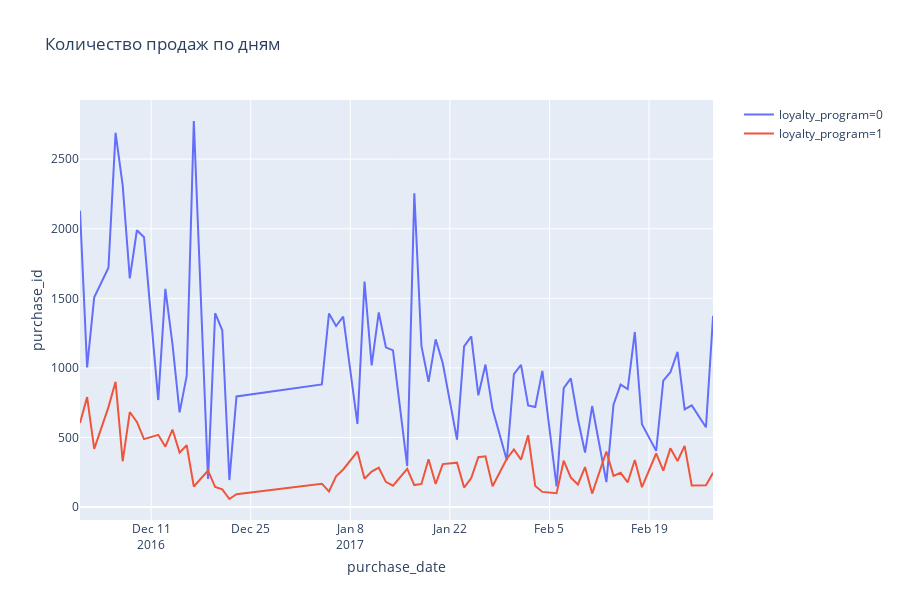

Write notebook code for a chart like this one.
### Markdown cell above
Видно, что и по количеству покупателей с картой лояльности и без нее, есть небольшой спад по кол-ву покупателей в день с начала декабря до 23 числа. Потом у нас отсутсвуют данные с 23.12 по 4.01 - скорее всего в эти праздничные дни магазин не работал. а после этого мы видим, что график для клиентов без карты лояльности является более "резким" с крутыми перепадами, в один день можно быть 294 клиента, а в другой 2200, график для клиентов с картой лояльности более стабильный. Так диапазон графика для клиентов без карты лояльности от 149 до 2749 за весь период, что составляет 0,2% и 4% от общего количества клиентов без карты. А диапазон графика клиентов с картой лояльности - от 54 до 889 за весь период, что состовляет 0,3% и 4,3% от общего числа клиентов с картой. Но более показательными будут числа, если смотреть данные с 4 января. 

Так, диапазон для клиентов без карты от 149 до 2228, что составляет 0,35% и 5,3%.
Диапазон для клиентов с картой от 105 до 512, что состовляет 0,9% и 4,3%.

Видно, что разброс больше, но при этом минимальный процент покупателей во всех случаях выше для клиентов с картой лояльности, а максимальный процент выше, если брать весь период времени.
Можно выявить еще один плюс программы лояльности -  клиенты с картой лояльности регулярнее и чаще приходят в магазин.

Построим по такому же принципу график для чеков на каждый день и посмотрим разброс и частоту.

### Code cell
data_for_line=data.pivot_table(index=['loyalty_program','purchase_date'], values='purchase_id', aggfunc='count')

def analysis(data,col):
    fig = px.line(data_for_line.reset_index(), x = 'purchase_date', y = col, color = 'loyalty_program', title = ' Количество продаж по дням')
    fig.show()    
analysis(data,'purchase_id')

### Figure 1 — Plotly figure (JSON) as saved in the notebook; plotly's stock layout.template omitted (floating-point values rounded to 4 significant figures)
{"data": [{"hoverlabel": {"namelength": 0}, "hovertemplate": "loyalty_program=0<br>purchase_date=%{x}<br>purchase_id=%{y}", "legendgroup": "loyalty_program=0", "line": {"color": "#636efa", "dash": "solid"}, "mode": "lines", "name": "loyalty_program=0", "showlegend": true, "type": "scatter", "x": ["2016-12-01T00:00:00", "2016-12-02T00:00:00", "2016-12-03T00:00:00", "2016-12-05T00:00:00", "2016-12-06T00:00:00", "2016-12-07T00:00:00", "2016-12-08T00:00:00", "2016-12-09T00:00:00", "2016-12-10T00:00:00", "2016-12-12T00:00:00", "2016-12-13T00:00:00", "2016-12-14T00:00:00", "2016-12-15T00:00:00", "2016-12-16T00:00:00", "2016-12-17T00:00:00", "2016-12-19T00:00:00", "2016-12-20T00:00:00", "2016-12-21T00:00:00", "2016-12-22T00:00:00", "2016-12-23T00:00:00", "2017-01-04T00:00:00", "2017-01-05T00:00:00", "2017-01-06T00:00:00", "2017-01-07T00:00:00", "2017-01-09T00:00:00", "2017-01-10T00:00:00", "2017-01-11T00:00:00", "2017-01-12T00:00:00", "2017-01-13T00:00:00", "2017-01-14T00:00:00", "2017-01-16T00:00:00", "2017-01-17T00:00:00", "2017-01-18T00:00:00", "2017-01-19T00:00:00", "2017-01-20T00:00:00", "2017-01-21T00:00:00", "2017-01-23T00:00:00", "2017-01-24T00:00:00", "2017-01-25T00:00:00", "2017-01-26T00:00:00", "2017-01-27T00:00:00", "2017-01-28T00:00:00", "2017-01-30T00:00:00", "2017-01-31T00:00:00", "2017-02-01T00:00:00", "2017-02-02T00:00:00", "2017-02-03T00:00:00", "2017-02-04T00:00:00", "2017-02-06T00:00:00", "2017-02-07T00:00:00", "2017-02-08T00:00:00", "2017-02-09T00:00:00", "2017-02-10T00:00:00", "2017-02-11T00:00:00", "2017-02-13T00:00:00", "2017-02-14T00:00:00", "2017-02-15T00:00:00", "2017-02-16T00:00:00", "2017-02-17T00:00:00", "2017-02-18T00:00:00", "2017-02-20T00:00:00", "2017-02-21T00:00:00", "2017-02-22T00:00:00", "2017-02-23T00:00:00", "2017-02-24T00:00:00", "2017-02-25T00:00:00", "2017-02-27T00:00:00", "2017-02-28T00:00:00"], "xaxis": "x", "y": [2130, 1004, 1508, 1720, 2689, 2311, 1643, 1989, 1939, 769, 1568, 1170, 680, 942, 2774, 202, 1393, 1270, 194, 795, 881, 1390, 1301, 1368, 597, 1620, 1018, 1399, 1148, 1126, 295, 2255, 1158, 900, 1205, 1033, 485, 1154, 1226, 803, 1024, 704, 337, 956, 1022, 730, 719, 979, 149, 855, 925, 631, 391, 726, 179, 736, 880, 848, 1258, 595, 404, 909, 969, 1115, 702, 731, 573, 1374], "yaxis": "y"}, {"hoverlabel": {"namelength": 0}, "hovertemplate": "loyalty_program=1<br>purchase_date=%{x}<br>purchase_id=%{y}", "legendgroup": "loyalty_program=1", "line": {"color": "#EF553B", "dash": "solid"}, "mode": "lines", "name": "loyalty_program=1", "showlegend": true, "type": "scatter", "x": ["2016-12-01T00:00:00", "2016-12-02T00:00:00", "2016-12-03T00:00:00", "2016-12-05T00:00:00", "2016-12-06T00:00:00", "2016-12-07T00:00:00", "2016-12-08T00:00:00", "2016-12-09T00:00:00", "2016-12-10T00:00:00", "2016-12-12T00:00:00", "2016-12-13T00:00:00", "2016-12-14T00:00:00", "2016-12-15T00:00:00", "2016-12-16T00:00:00", "2016-12-17T00:00:00", "2016-12-19T00:00:00", "2016-12-20T00:00:00", "2016-12-21T00:00:00", "2016-12-22T00:00:00", "2016-12-23T00:00:00", "2017-01-04T00:00:00", "2017-01-05T00:00:00", "2017-01-06T00:00:00", "2017-01-07T00:00:00", "2017-01-09T00:00:00", "2017-01-10T00:00:00", "2017-01-11T00:00:00", "2017-01-12T00:00:00", "2017-01-13T00:00:00", "2017-01-14T00:00:00", "2017-01-16T00:00:00", "2017-01-17T00:00:00", "2017-01-18T00:00:00", "2017-01-19T00:00:00", "2017-01-20T00:00:00", "2017-01-21T00:00:00", "2017-01-23T00:00:00", "2017-01-24T00:00:00", "2017-01-25T00:00:00", "2017-01-26T00:00:00", "2017-01-27T00:00:00", "2017-01-28T00:00:00", "2017-01-30T00:00:00", "2017-01-31T00:00:00", "2017-02-01T00:00:00", "2017-02-02T00:00:00", "2017-02-03T00:00:00", "2017-02-04T00:00:00", "2017-02-06T00:00:00", "2017-02-07T00:00:00", "2017-02-08T00:00:00", "2017-02-09T00:00:00", "2017-02-10T00:00:00", "2017-02-11T00:00:00", "2017-02-13T00:00:00", "2017-02-14T00:00:00", "2017-02-15T00:00:00", "2017-02-16T00:00:00", "2017-02-17T00:00:00", "2017-02-18T00:00:00", "2017-02-20T00:00:00", "2017-02-21T00:00:00", "2017-02-22T00:00:00", "2017-02-23T00:00:00", "2017-02-24T00:00:00", "2017-02-25T00:00:00", "2017-02-27T00:00:00", "2017-02-28T00:00:00"], "xaxis": "x", "y": [604, 790, 418, 718, 900, 329, 683, 612, 488, 519, 434, 557, 391, 444, 148, 262, 144, 127, 58, 92, 168, 112, 221, 270, 399, 204, 255, 283, 181, 154, 274, 158, 166, 343, 166, 309, 319, 140, 208, 358, 365, 150, 347, 414, 341, 516, 151, 109, 99, 333, 212, 163, 287, 97, 399, 224, 246, 178, 338, 143, 385, 262, 422, 331, 440, 155, 157, 246], "yaxis": "y"}], "layout": {"height": 600, "legend": {"tracegroupgap": 0}, "title": {"text": " Количество продаж по дням"}, "xaxis": {"anchor": "y", "domain": [0, 0.98], "title": {"text": "purchase_date"}}, "yaxis": {"anchor": "x", "domain": [0, 1], "title": {"text": "purchase_id"}}}}
